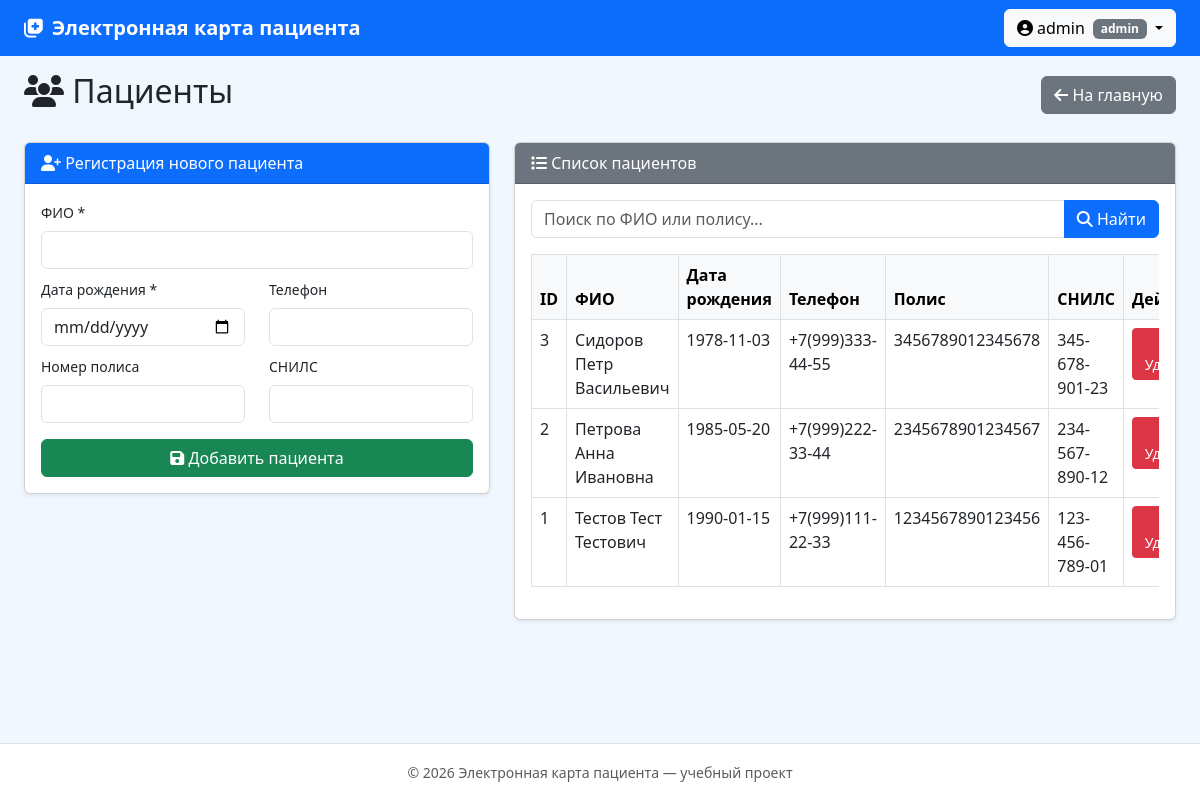
/electronic-card/modules/patients.php (signed in), run on the app's committed database.
### tables this page shows
CREATE TABLE `patients` (
    `id` INT(11) NOT NULL AUTO_INCREMENT,
    `full_name` VARCHAR(150) NOT NULL,
    `birth_date` DATE NOT NULL,
    `gender` ENUM('М', 'Ж') NOT NULL DEFAULT 'М',
    `phone` VARCHAR(20) DEFAULT NULL,
    `address` TEXT DEFAULT NULL,
    `policy_number` VARCHAR(20) DEFAULT NULL,
    `snils` VARCHAR(14) DEFAULT NULL,
    `created_at` TIMESTAMP NOT NULL DEFAULT CURRENT_TIMESTAMP,
    `updated_at` TIMESTAMP NOT NULL DEFAULT CURRENT_TIMESTAMP ON UPDATE CURRENT_TIMESTAMP,
    PRIMARY KEY (`id`),
    UNIQUE KEY `policy_number` (`policy_number`),
    UNIQUE KEY `snils` (`snils`)
);

### electronic-card/modules/patients.php (the view, shortened to what this page needs)
<?php
include '../includes/header.php';
require_once '../config/database.php';
$search = $_GET['search'] ?? '';
if ($search) {
    $stmt = $pdo->prepare("SELECT * FROM patients WHERE full_name LIKE ? OR policy_number LIKE ? ORDER BY id DESC");
    $stmt->execute(["%$search%", "%$search%"]);
    $patients = $stmt->fetchAll();
} else {
    $patients = $pdo->query("SELECT * FROM patients ORDER BY id DESC")->fetchAll();
}
?>
<div class="container-fluid px-4">
    <div class="d-flex justify-content-between align-items-center mt-3 mb-4">
        <h2><i class="fas fa-users"></i> Пациенты</h2>
        <a href="../index.php" class="btn btn-secondary"><i class="fas fa-arrow-left"></i> На главную</a>
    </div>
    <div class="row">
        <div class="col-md-5">
            <div class="card shadow-sm mb-4">
                <div class="card-header bg-primary text-white">
                    <i class="fas fa-user-plus"></i> Регистрация нового пациента
                </div>
                <div class="card-body">
                    <form method="POST">
                        <div class="mb-2">
                            <label class="form-label small">ФИО *</label>
                            <input type="text" name="full_name" class="form-control" required>
                        </div>
                        <div class="row">
                            <div class="col-md-6 mb-2">
                                <label class="form-label small">Дата рождения *</label>
                                <input type="date" name="birth_date" class="form-control" required>
                            </div>
                            <div class="col-md-6 mb-2">
                                <label class="form-label small">Телефон</label>
                                <input type="text" name="phone" class="form-control">
                            </div>
                        </div>
                        <div class="row">
                            <div class="col-md-6 mb-2">
                                <label class="form-label small">Номер полиса</label>
                                <input type="text" name="policy_number" class="form-control">
                            </div>
                            <div class="col-md-6 mb-2">
                                <label class="form-label small">СНИЛС</label>
                                <input type="text" name="snils" class="form-control">
                            </div>
                        </div>
                        <button type="submit" name="add_patient" class="btn btn-success w-100 mt-2">
                            <i class="fas fa-save"></i> Добавить пациента
                        </button>
                    </form>
                </div>
            </div>
        </div>
        <div class="col-md-7">
            <div class="card shadow-sm">
                <div class="card-header bg-secondary text-white">
                    <i class="fas fa-list"></i> Список пациентов
                </div>
                <div class="card-body">
                    <form method="GET" class="mb-3">
                        <div class="input-group">
                            <input type="text" name="search" class="form-control" placeholder="Поиск по ФИО или полису..." value="<?= htmlspecialchars($search) ?>">
                            <button type="submit" class="btn btn-primary"><i class="fas fa-search"></i> Найти</button>
                        </div>
                    </form>
                    <div class="table-responsive">
                        <table class="table table-bordered table-hover">
                            <thead class="table-light">
                                <tr>
                                    <th>ID</th>
                                    <th>ФИО</th>
                                    <th>Дата рождения</th>
                                    <th>Телефон</th>
                                    <th>Полис</th>
                                    <th>СНИЛС</th>
                                    <th>Действия</th>
                                </tr>
                            </thead>
                            <tbody>
                                <?php if (count($patients) > 0): ?>
                                    <?php foreach ($patients as $p): ?>
                                    <tr>
                                        <td><?= $p['id'] ?></td>
                                        <td><?= htmlspecialchars($p['full_name']) ?></td>
                                        <td><?= $p['birth_date'] ?></td>
                                        <td><?= $p['phone'] ?? '-' ?></td>
                                        <td><?= $p['policy_number'] ?? '-' ?></td>
                                        <td><?= $p['snils'] ?? '-' ?></td>
                                        <td>
                                            <a href="?delete=<?= $p['id'] ?>" class="btn btn-sm btn-danger" onclick="return confirm('Удалить пациента?')">
                                                <i class="fas fa-trash"></i> Удалить
                                            </a>
                                        </td>
                                    </tr>
                                    <?php endforeach; ?>
                                <?php else: ?>
                                    <tr><td colspan="7" class="text-center text-muted">Нет данных</td></tr>
                                <?php endif; ?>
                            </tbody>
                        </table>
                    </div>
                </div>
            </div>
        </div>
    </div>
</div>
<?php include '../includes/footer.php'; ?>

### electronic-card/includes/header.php (style rules this page uses)
body { background: #f0f7ff; font-family: 'Segoe UI', system-ui; }

### data on the page
patients: id "3", full_name "Сидоров Петр Васильевич", birth_date "1978-11-03", phone "+7(999)333-44-55", policy_number "3456789012345678", snils "345-678-901-23"
patients: id "2", full_name "Петрова Анна Ивановна", birth_date "1985-05-20", phone "+7(999)222-33-44", policy_number "2345678901234567", snils "234-567-890-12"
patients: id "1", full_name "Тестов Тест Тестович", birth_date "1990-01-15", phone "+7(999)111-22-33", policy_number "1234567890123456", snils "123-456-789-01"

### other printed values
$_SESSION['username'] "admin"
$_SESSION['role'] "admin"
